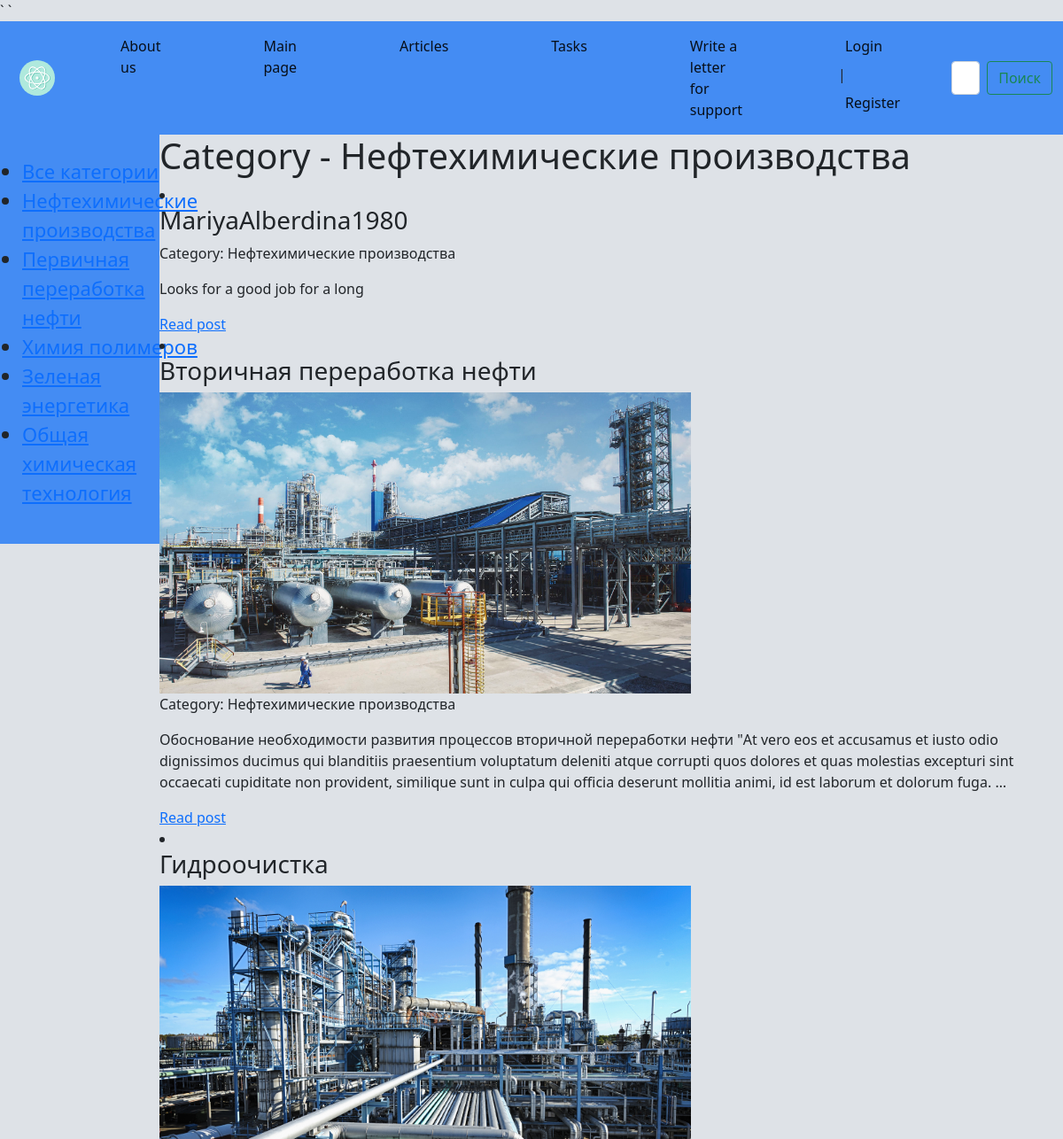
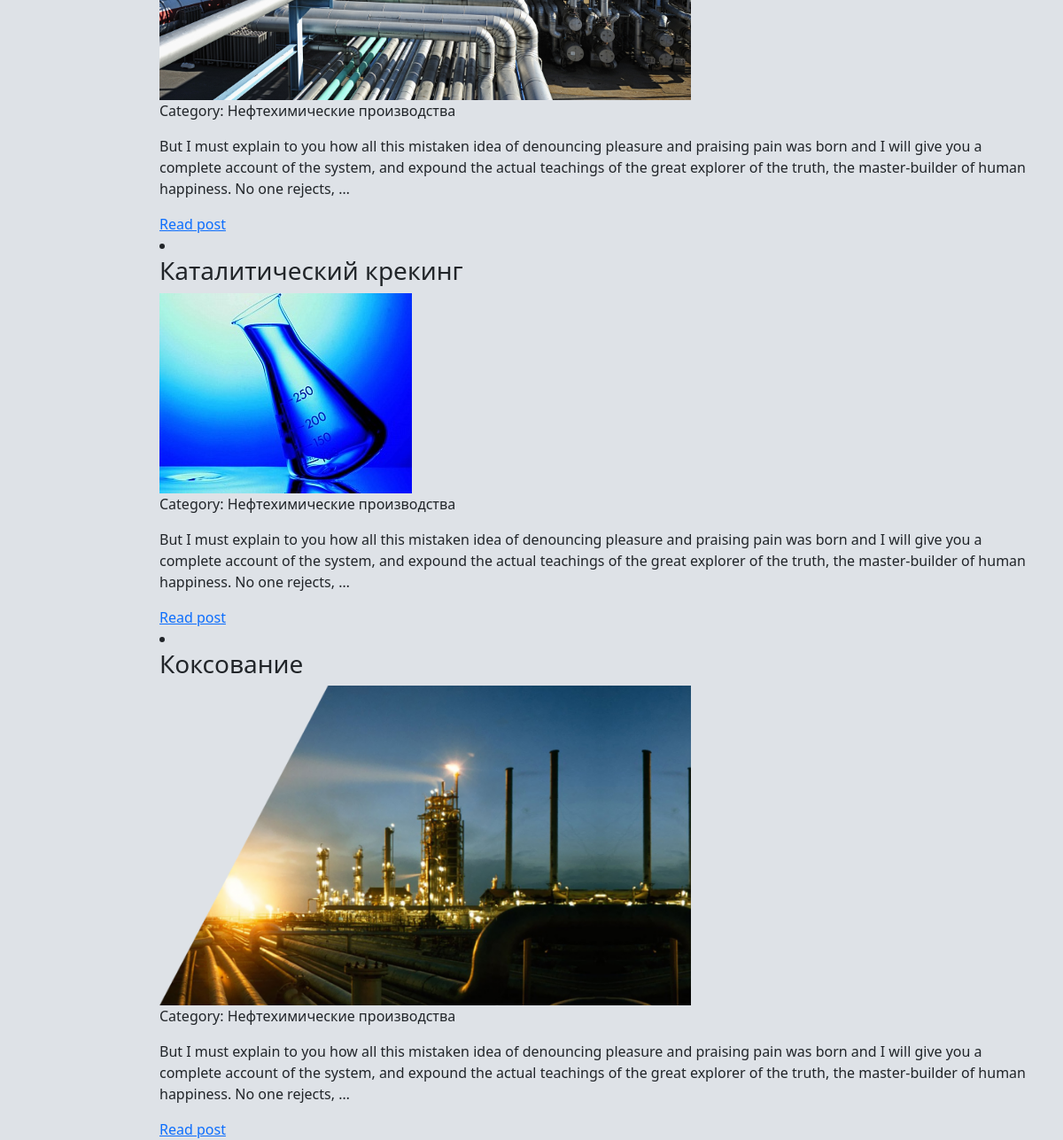
/category/neftechimicheskie_proizvodstva/, run on an earlier commit of the app's database (2 pictures, top to bottom).
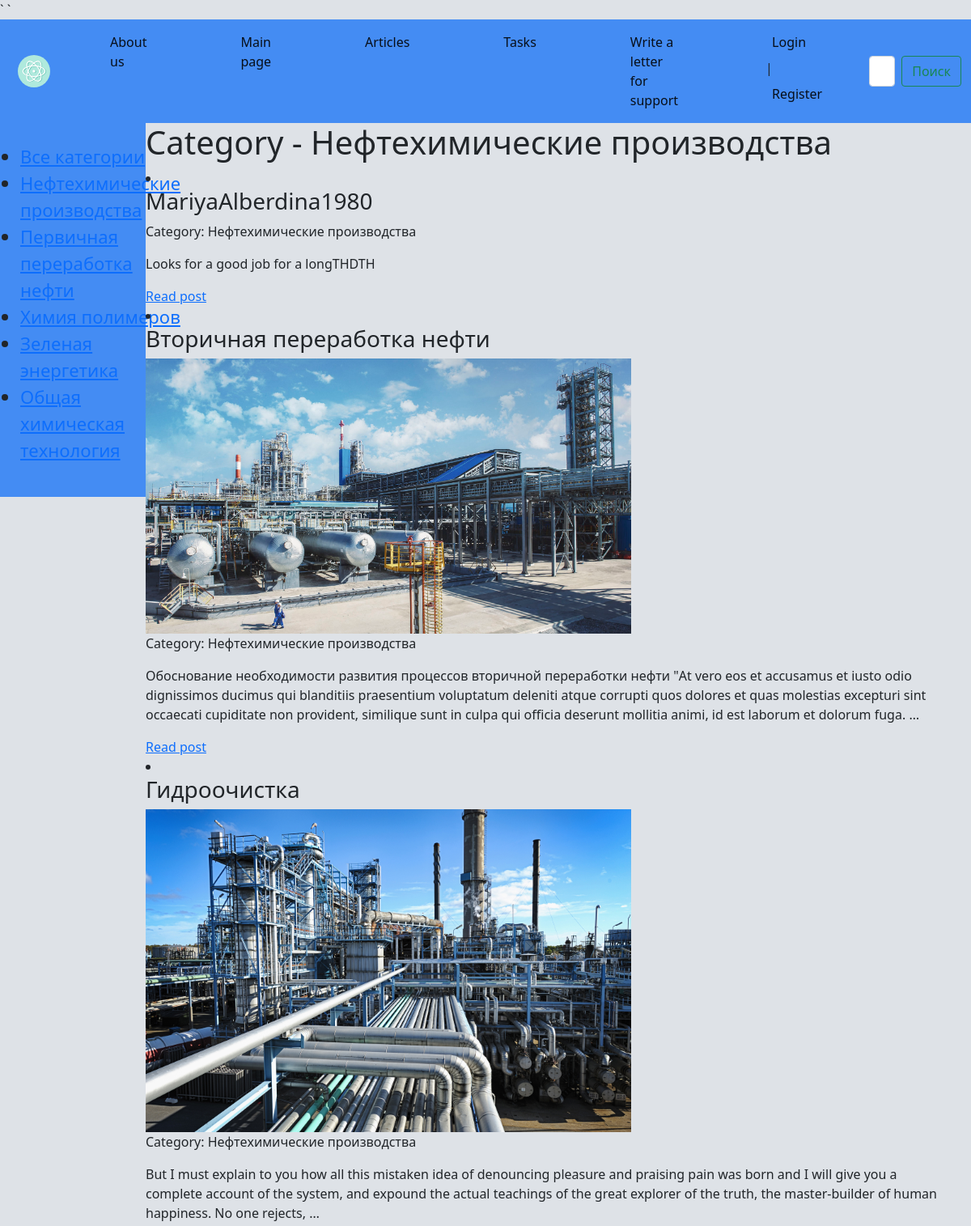
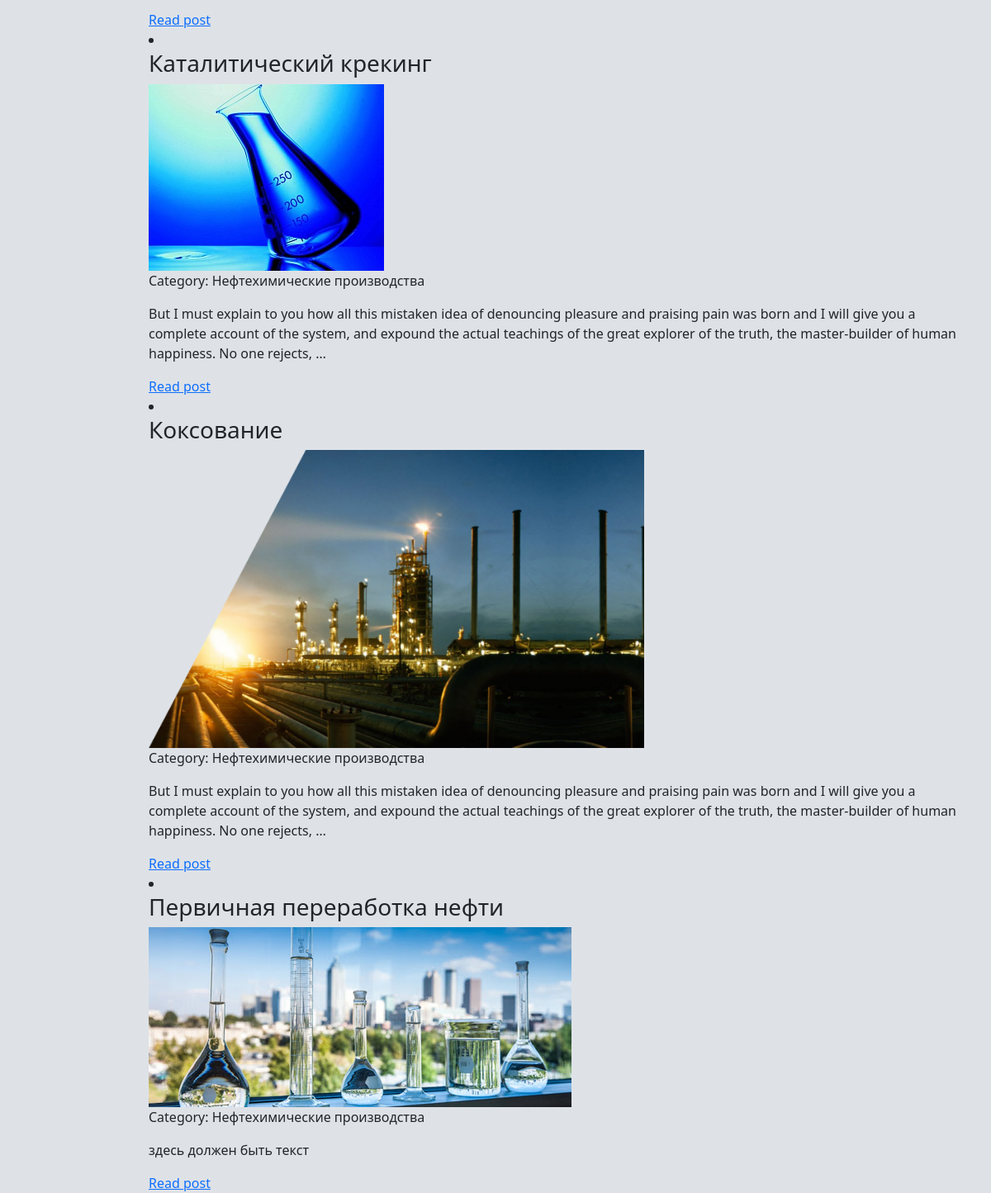
And on a later commit of the database (2 pictures, top to bottom).
### basicchem/models.py (models this page shows, shortened)
class Category(models.Model):
    name = models.CharField(max_length=255, db_index=True)
    slug = models.SlugField(max_length=255, unique=True, db_index=True, verbose_name='URL')
    def __str__(self):
        return self.name
    def get_absolute_url(self):
        return reverse('category', kwargs={'cat_slug': self.slug})

class Basicchem(models.Model):
    title = models.CharField(max_length=255)
    content = models.TextField(blank=True)
    slug = models.SlugField(max_length=255, unique=True, db_index=True, verbose_name='URL')
    photo = models.ImageField(upload_to='photos', blank=True)
    time_create = models.DateTimeField(auto_now_add=True)
    time_update = models.DateTimeField(auto_now=True)
    is_published = models.BooleanField(default=True)
    cat = models.ForeignKey('Category', on_delete=models.PROTECT, null=True)
    user = models.ForeignKey(User, verbose_name='User', on_delete=models.CASCADE)
    def get_absolute_url(self):
        return reverse('post', kwargs={'post_slug': self.slug})
    class Meta:
       ordering = ['title']

### basicchem/views.py (the view)
# urls.py: path('category/<slug:cat_slug>/', BasicchemCats.as_view(), name='category'),
class BasicchemCats(DataMixin, ListView):
    model = Basicchem
    template_name = 'Basicchem/index.html'
    context_object_name = 'post'
    allow_empty = False
    def get_context_data(self, **kwargs):
        context = super().get_context_data(**kwargs)
        c_def = self.get_user_context(title='Category - ' + str(context['post'][0].cat), cat_selected = context['post'][0].cat_id)
        return dict(list(context.items()) + list(c_def.items()))
    def get_queryset(self):
        return Basicchem.objects.filter(cat__slug=self.kwargs['cat_slug']).select_related('cat')

### basicchem/utils.py (called while the page is built)
    def get_user_context(self, **kwargs):
            context = kwargs
            cats = Category.objects.all()
            user_menu = menu.copy()
            if not self.request.user.is_authenticated:
                    user_menu.pop(4)
            context['menu'] = user_menu
            context['cats'] = cats
            return context

### basicchem/templates/Basicchem/index.html
{%  extends 'Basicchem/base.html' %}
{%  block content %}
<h1>{{ title }}</h1>
<ui>
{% for p in post %}
<li>
    <h3>{{ p.title }}</h3>
    {% if p.photo %}
	<img style="max-width: 600px; height: auto" src="{{p.photo.url}}">
    {% endif %}
    <p class="first">Category: {{ p.cat }}</p>
    <p> {{ p.content|truncatewords:50 }}</p>
    <a href="{{ p.get_absolute_url }}">Read post</a>
</li>
{% endfor %}
</ui>
{% endblock content %}

### basicchem/templates/Basicchem/base.html (shortened to what this page needs)
{% load static %}
<!DOCTYPE html>
<html lang="RU-EN">
<head>
    <link type="text/css" href="{% static 'basicchem/css/CSSbase1.css' %}" rel="stylesheet" />
	<link href="https://cdn.jsdelivr.net/npm/bootstrap@5.0.2/dist/css/bootstrap.min.css" rel="stylesheet">
</head>
<body  style="background-color: #DEE2E7;">
<div>
		<nav class="navbar navbar-expand-lg navbar-light" style="background-color: #448CF3;">
			<div class="container-fluid">
				<a class="navbar-brand" href="{% url 'home' %}"><img class = "navbarbrand" src="{% static 'basicchem/images/icon.svg' %}"> </a>
				<div class="collapse navbar-collapse" id="navbarSupportedContent">
                    {% block mainmenu %}
                    <ul class="navbar-nav me-auto mb-2 mb-lg-0">
						{% for m in menu %}
                        <li class="nav-item">
							<a class="nav-link active" aria-current="page" href="{%  url m.url_name %}">{{ m.title }}</a>
						</li>
                        {% endfor %}
                        {% if request.user.is_authenticated %}
                        <li class="nav-item" class="nav-link active" aria-current="page"> {{ user.username }}</li> | <a class="nav-link active" aria-current="page" href ="{% url 'logout' %}"> Logout</a>
					    {% else %}
					    <li class="nav-item"><a class="nav-link active" aria-current="page" href="{% url 'login' %}"> Login</a> | <a class="nav-link active" aria-current="page" href ="{% url 'registration' %}"> Register</a>
                        </li>
                        {% endif %}
                    </ul>
                    {% endblock mainmenu %}
					<form class="d-flex">
						<input class="form-control me-2" type="search" placeholder="Поиск по сайту" aria-label="Search">
						<button class="btn btn-outline-success" type="submit">Поиск</button>
					</form>
				</div>
			</div>
		</nav>
<div class="wrapper">
    {% load cache %}
    <nav id="sidebar">
        <ul class="list-unstyledcomponents">
            {% cache 500 sidebar %}
{% if cat_selected == 0 %}
            <li class="selected">Все категории</li>
{% else %}
            <li><a href={%  url "home" %}>Все категории</a></li>
{% endif %}
{% for c in cats %}
        {% if cat_selected == 0 %}
            <li class="selected">{{ c.name }}</li>
        {% else %}
            <li><a href="{{ c.get_absolute_url }}">{{ c.name }}</a></li>
        {% endif %}
{% endfor %}
        </ul>
    </nav>
    {% endcache %}
</div>
    <div style="margin-left: 15%; margin-right: 2%">
        {% block content %}
        {% endblock content %}
    </div>
</body>
</html>

### basicchem/static/basicchem/css/CSSbase1.css (style rules this page uses)
.wrapper { display: flex; align-items: stretch; background: #448CF3; width: 15%; float: left; }
.navbarbrand { width: 50px; height: 50px; padding-left: 10px; }
.nav-item { padding-right: 50px; padding-left: 50px; }
#sidebar { min-width: 250px; max-width: 250px; min-height: 100%; }
img { max-width: 600px; height: auto; }
.list-unstyledcomponents { padding: 25px 25px 25px 25px; font-size: 22px; }

What changed in the data, as far as the page shows it:
changed Basicchem "MariyaAlberdina1980": content "Looks for a good job for a long" → "Looks for a good job for a longTHDTH"
now on this page (row edited): Basicchem: title "Первичная переработка нефти", photo (picture), cat "Нефтехимические производства", content "здесь должен быть текст"
